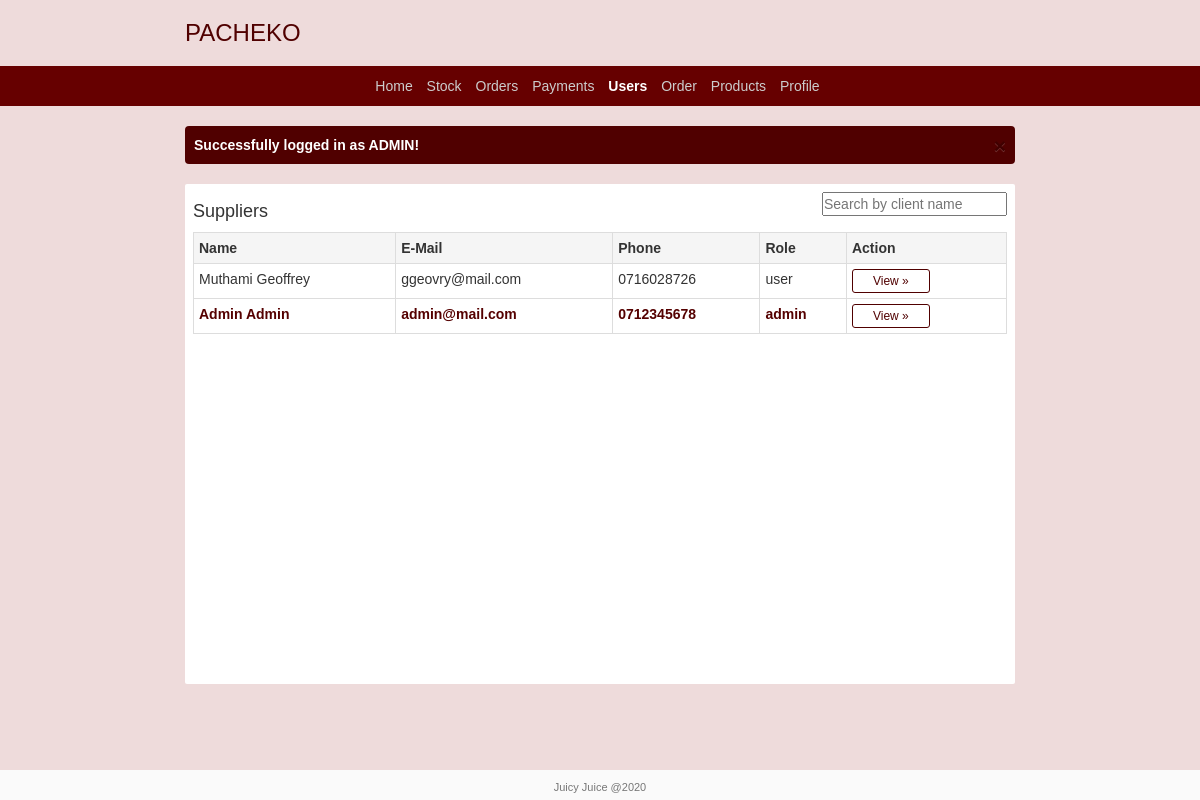
Screenshot of /suppliers.php (signed in) with the database file from the repository.
### tables this page shows
CREATE TABLE `users` (
  `id` int(10) UNSIGNED NOT NULL,
  `name` varchar(255) NOT NULL,
  `phone` varchar(255) NOT NULL,
  `role` enum('admin','user','supplier') NOT NULL DEFAULT 'user',
  `address` varchar(255) DEFAULT NULL,
  `email` varchar(255) NOT NULL,
  `password` varchar(255) NOT NULL
);

### session.php (called while the page is built, shortened)
<?php
if (!isset($_SESSION['user'])) {
    header('location:login.php');
} else {
    function auth($col){
        $user = $_SESSION['user'];
        return @$user->$col;
    }
}

### suppliers.php (the view, shortened to what this page needs)
<?php include('session.php') ?>
<!DOCTYPE html>
<html>
<head>
    <link rel="stylesheet" type="text/css" href="css/bootstrap.css">
    <link rel="stylesheet" type="text/css" href="css/styles.css">
</head>
<body>
<?php include "db.php" ?>
<?php include "header.php" ?>
<div class="container">
    <?php include "message.php" ?>
    <div class="content">
        <?php if (isset($_GET['id'])): ?>
            <?php include("user.php") ?>
        <?php else: ?>
            <h4 class="pull-left">Suppliers</h4>
            <?php $users = mysqli_query($db, "SELECT * FROM users") ?>
            <input type="text" name="search" id="table_search" onkeyup="TableSearch('1')"
                   placeholder="Search by client name" class="pull-right">
            <table class="table table-bordered table-condensed" id="table">
                <tr class="active">
                    <th>Name</th>
                    <th>E-Mail</th>
                    <th>Phone</th>
                    <th>Role</th>
                    <th>Action</th>
                </tr>
                <?php while ($user = mysqli_fetch_object($users)) : ?>
                    <tr style="<?php if ($user->id == auth('id')) : ?>color:#500; font-weight: bold<?php endif ?>">
                        <td><?php echo $user->name ?></td>
                        <td><?php echo $user->email ?></td>
                        <td><?php echo $user->phone ?></td>
                        <td><?php echo $user->role ?></td>
                        <td>
                            <a href="suppliers.php?id=<?php echo $user->id ?>" class="btn btn-juicy btn-sm">View
                                &raquo;</a> &nbsp;
                        </td>
                    </tr>
                <?php endwhile ?>
            </table>
        <?php endif ?>
    </div>
</div>
<?php include 'footer.php' ?>
</body>
</html>

### css/styles.css (style rules this page uses)
* { margin: 0; padding: 0; }
html { position: relative; min-height: 100%; }
body { font-family: Ubuntu, sans-serif; background-color: #a02f2f2b; }
a { color: #500000; }
.container { margin-top: 20px; margin-bottom: 20px; width: 860px; }
.content { border-radius: 2px; background-color: #fff; padding: 8px; min-height: 500px; }
.btn-juicy { color: #500000; background-color: transparent; border-color: #500000; }
.btn-sm { padding: 2px 20px; }

### rows the page displays
users: name "Muthami Geoffrey", email "ggeovry@mail.com", phone "0716028726", role "user"
users: name "Admin Admin", email "admin@mail.com", phone "0712345678", role "admin"

### other values shown
$_SESSION['message'] "Successfully logged in as ADMIN!"
